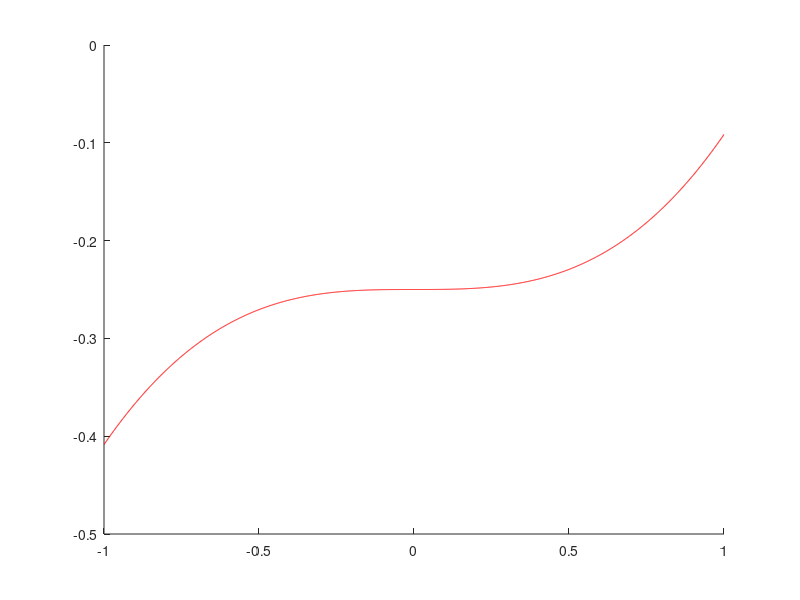

Here is the MATLAB script that generated this plot: (Note: this script raises an error after producing the figure.)
% Polynomial approximation (an * x^n + ... + a1 * x + a0)

deg = 3;
amountPoints = [5 7 9];
f = @(x) x - sin(x) - 0.25;
a = -1;
b = 1;

for t = 1 : length(amountPoints)
    figure(t);
    hold on;
    
    n = amountPoints(t);
    x = (linspace(a, b, n));
    y = f(x);
    
    V = zeros(deg + 1, n);
    for i = 0 : deg
        V(i + 1, :) = x.^i;
    end

    coef = (V * V') \ V * y';
    
    poly = @(x) MyPolyVal(deg, coef, x);
    
    check = linspace(a, b, (b - a) * 1000);
    plot(check,    f(check), 'r-');
    plot(check, poly(check), 'k-');
    plot(    x,           y, 'b*');
    
    fmax = @(x) abs(f(x) - poly(x));
    max_dev = max(fmax(check));
    fprintf("n = %2i   max_dev = %1.6f\n", n, max_dev);
end

clear;